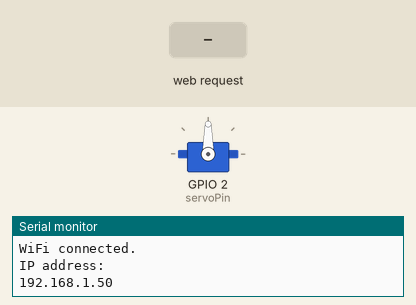
Simulated run of this sketch. Board: ESP32. On the bench: servo, the last lines printed to the serial monitor. The inputs (shaded band) are chosen by the test bench. WiFi joins after 1.5 s; servers stay silent unless stated.

Above: at 2.7 s.
2.8 s: HTTP request GET /2/open received
At 2.95 s:
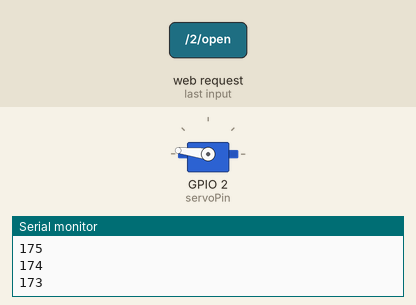
5.8 s: HTTP request GET /2/close received
At 5.95 s:
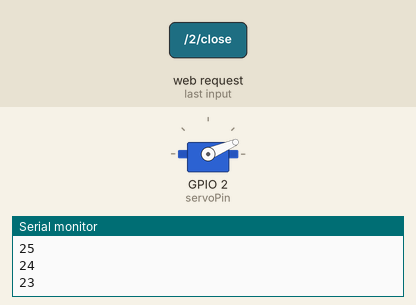
8.8 s: HTTP request GET /close received
At 8.96 s:
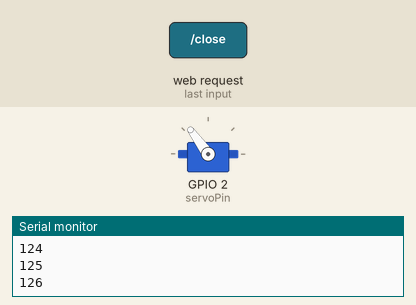
Timing chart, 0 to 15.2 s (numbered marks = the images above; inputs shaded):
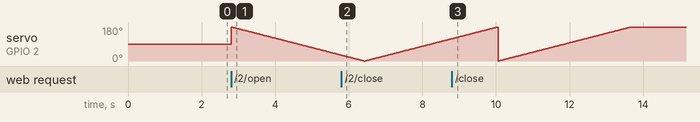

The sketch:

door_controlling_project.ino
```cpp
#include <Servo.h>
#include <WiFi.h>
static const int servoPin = 2;

Servo servo1;
const char* ssid     = "cherry";
const char* password = "12345678";
WiFiServer server(80);
String header;
// Auxiliar variables to store the current output state
String output2State = "close";
void setup() {
    Serial.begin(115200);
    servo1.attach(servoPin);
    pinMode(servoPin, OUTPUT);
    // Set outputs to LOW
  digitalWrite(servoPin, LOW);
 // Connect to Wi-Fi network with SSID and password
  Serial.print("Connecting to ");
  Serial.println(ssid);
  WiFi.begin(ssid, password);
  while (WiFi.status() != WL_CONNECTED) {
    delay(500);
    Serial.println(".");
  }
  // Print local IP address and start web server
  Serial.println("");
  Serial.println("WiFi connected.");
  Serial.println("IP address: ");
  Serial.println(WiFi.localIP());
  server.begin();
}
void loop(){
  WiFiClient client = server.available();
  if (client) {
    Serial.println("New Client.");          // print a message out in the serial port
    String currentLine = "";                // make a String to hold incoming data from the client
    while (client.connected()) {            // loop while the client's connected
      if (client.available()) {             // if there's bytes to read from the client,
        char c = client.read();             // read a byte, then
        Serial.write(c);                    // print it out the serial monitor
        header += c;
        if (c == '\n') {                    // if the byte is a newline character
          // if the current line is blank, you got two newline characters in a row.
          // that's the end of the client HTTP request, so send a response:
          if (currentLine.length() == 0) {
            // HTTP headers always start with a response code (e.g. HTTP/1.1 200 OK)
            // and a content-type so the client knows what's coming, then a blank line:
            client.println("HTTP/1.1 200 OK");
            client.println("Content-type:text/html");
            client.println("Connection: close");
            client.println();

            // turns the GPIOs on and off
          if (header.indexOf("GET /2/open") >= 0) {
              Serial.println("GPIO 2 open");
              output2State = "open";
              digitalWrite(servoPin, HIGH);

            } else if (header.indexOf("GET /2/close") >= 0) {
              Serial.println("GPIO 2 close");
              output2State = "close";

              digitalWrite(servoPin, LOW);

            }
// Display the HTML web page
            client.println("<!DOCTYPE html><html>");
            client.println("<head><meta name=\"viewport\" content=\"width=device-width, initial-scale=1\">");
            client.println("<link rel=\"icon\" href=\"data:,\">");
            // CSS to style the on/off buttons
            // Feel free to change the background-color and font-size attributes to fit your preferences
            client.println("<style>html { font-family: Helvetica; display: inline-block; margin: 0px auto; text-align: center;}");
            client.println(".button { background-color: #4CAF50; border: none; color: white; padding: 16px 40px;");
            client.println("text-decoration: none; font-size: 30px; margin: 2px; cursor: pointer;}");
            client.println(".button2 {background-color: #555555;}</style></head>");
// Web Page Heading
            client.println("<body><h1>ESP32 Web Server</h1>");

            // Display current state, and ON/OFF buttons for GPIO 2
            client.println("<p>GPIO 2 - State " + output2State + "</p>");
            // If the output26State is off, it displays the ON button
            if (output2State=="close") {
              for(int posDegrees = 0; posDegrees <= 180; posDegrees++) {
        servo1.write(posDegrees);
        Serial.println(posDegrees);
        delay(20);
    }
              client.println("<p><a href=\"/2/open\"><button class=\"button\">OPEN</button></a></p>");
            } else {
              for(int posDegrees = 180; posDegrees >= 0; posDegrees--) {
        servo1.write(posDegrees);
        Serial.println(posDegrees);
        delay(20);
    }
              client.println("<p><a href=\"/2/close\"><button class=\"button2\">CLOSE</button></a></p>");

            }
            // The HTTP response ends with another blank line
            client.println();
            // Break out of the while loop
            break;
          } else { // if you got a newline, then clear currentLine
            currentLine = "";
          }
        } else if (c != '\r') {  // if you got anything else but a carriage return character,
          currentLine += c;      // add it to the end of the currentLine
        }
      }
    }
    // Clear the header variable
    header = "";
    // Close the connection
    client.stop();
    Serial.println("Client disconnected.");
    Serial.println("");
  }
}
```
